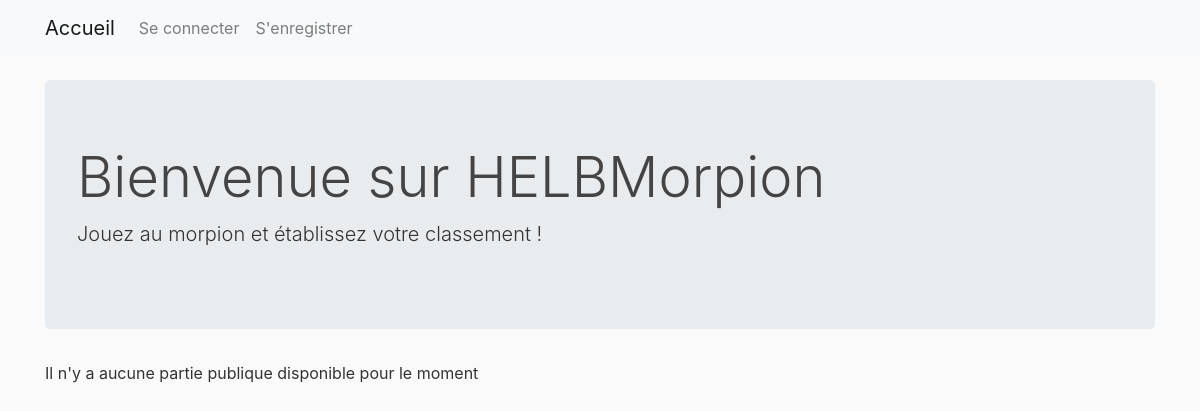
Before: / with the older database file.
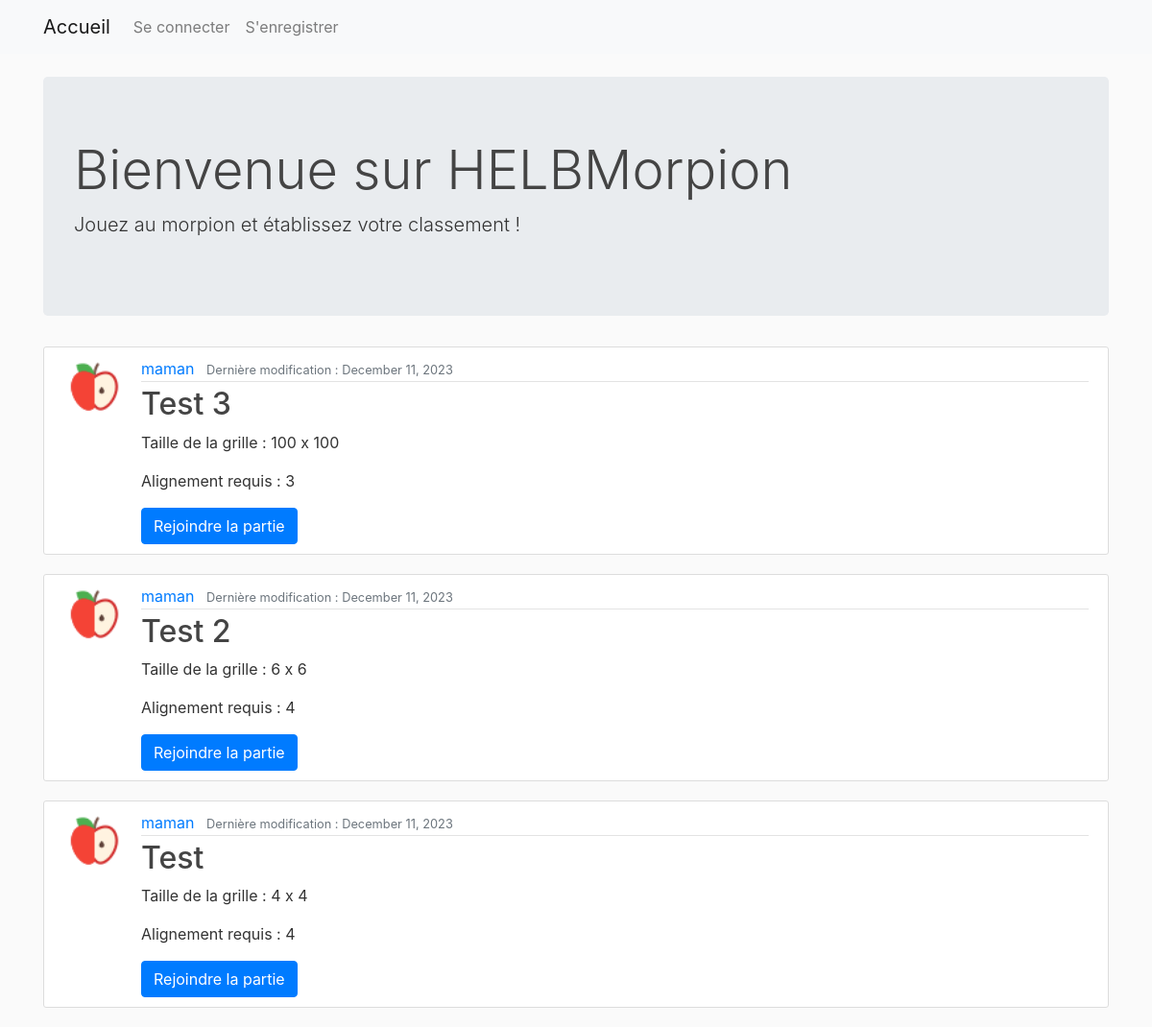
After: the same page with the newer database file.
### morpion/models.py (models this page shows, shortened)
class Game(models.Model):
    creator = models.ForeignKey(User, on_delete=models.CASCADE, related_name='games_created')
    player2 = models.ForeignKey(User, on_delete=models.SET_NULL, blank=True, null=True, related_name='joined_games')
    active_player = models.CharField(max_length=20, default='')
    winner = models.ForeignKey(User, on_delete=models.SET_NULL, null=True, blank=True, related_name='games_won')
    title = models.CharField(max_length=200)
    grid_size = models.PositiveIntegerField()
    alignment = models.PositiveIntegerField()
    STATUS_CHOICES = (
        ('waiting', 'Waiting'),
        ('started', 'Started'),
        ('completed', 'Completed'),
        ('abandoned', 'Abandoned')
    )
    status = models.CharField(max_length=10, choices=STATUS_CHOICES, default='waiting')
    created_at = models.DateField(auto_now_add=True)
    updated_at = models.DateTimeField(auto_now=True)
    is_private = models.BooleanField(default=False)
    access_code = models.CharField(max_length=6, blank=True, null=True)
    grid_data = models.JSONField(default=dict)

### users/models.py (models this page shows, shortened)
class Profile(models.Model):
    user = models.OneToOneField(User, on_delete=models.CASCADE)
    image = models.ImageField(default='default.png', upload_to='profile_pics')
    game_symbol = models.ImageField(default='default_symbol.png', upload_to='game_symbols')

### morpion/views.py (the view)
# urls.py: path('', GameListView.as_view(), name='morpion-home'),
class GameListView(ListView):
    model = Game
    template_name = 'morpion/home.html'
    context_object_name = 'games'
    paginate_by = 3
    def get_queryset(self):
        return Game.objects.filter(status="waiting").order_by('-updated_at')
    def get_context_data(self, **kwargs):
        context = super().get_context_data(**kwargs)
        context['title'] = 'Liste des parties publiques'
        return context

### morpion/templates/morpion/home.html (shortened to what this page needs)
{% extends "morpion/base.html" %}
{% block content %}
<div class="jumbotron">
    <h1 class="display-4">Bienvenue sur HELBMorpion</h1>
    <p class="lead">Jouez au morpion et établissez votre classement !</p>
</div>
{% if games %}
  {% for game in games %}
  <article class="media content-section">
   <img class="rounded-circle article-img" src="{{ game.creator.profile.image.url }}">
   <div class="media-body">
     <div class="article-metadata">
       <a class="mr-2" href="{% url 'user-games' game.creator.username %}">{{ game.creator }}</a>
       <small class="text-muted">Dernière modification : {{ game.updated_at|date:"F d, Y" }}</small>
     </div>
     <h2><a class="article-title" href="{% url 'game-detail' game.id %}">{{ game.title }}</a></h2>
     <p class="article-content">Taille de la grille : {{ game.grid_size }} x {{ game.grid_size }}</p>
     <p class="article-content">Alignement requis : {{ game.alignment }}</p>
     <a href="{% url 'confirm-join-game' game.id %}" class="btn btn-primary">Rejoindre la partie</a>
   </div>
  </article>
  {% endfor %}
{% else %}
  <p class="article-content">Il n'y a aucune partie publique disponible pour le moment</p>
{% endif %}
{% endblock %}

### morpion/templates/morpion/base.html (shortened to what this page needs)
{% load static %}
<!DOCTYPE html>
<html lang="en">
<head>
    <link rel="stylesheet" href="https://maxcdn.bootstrapcdn.com/bootstrap/4.5.2/css/bootstrap.min.css">
    <link rel="stylesheet" href="{% static 'css/main.css' %}">
</head>
<body>
    <nav class="navbar navbar-expand-lg navbar-light bg-light">
        <div class="container">
            <a class="navbar-brand" href="/">Accueil</a>
            <div class="collapse navbar-collapse" id="navbarNav">
                <div class="navbar-nav">
                    {% if user.is_authenticated %}
                    <a class="nav-item nav-link" href="{% url 'game-create' %}">Créer une partie</a>
                    <a class="nav-item nav-link" href="{% url 'profile' %}">Profil</a>
                    <div class="nav-item dropdown">
                        <a class="nav-link dropdown-toggle" href="#" id="navbarDropdown" role="button" data-toggle="dropdown" aria-haspopup="true" aria-expanded="false">
                            Stats
                        </a>
                        <div class="dropdown-menu" aria-labelledby="navbarDropdown">
                            <a class="dropdown-item" href="{% url 'activity-stats' %}">Activité</a>
                            <a class="dropdown-item" href="#">Classement</a>
                        </div>
                    </div>
                    {% if user.is_superuser %}
                    <a class="nav-item nav-link" href="/admin">Admin</a>
                    {% endif %}
                    <a class="nav-item nav-link" href="{% url 'logout' %}">Se déconnecter</a>
                    {% else %}
                    <a class="nav-item nav-link" href="{% url 'login' %}">Se connecter</a>
                    <a class="nav-item nav-link" href="{% url 'register' %}">S'enregistrer</a>
                    {% endif %}
                </div>
            </div>
        </div>
    </nav>
    <div class="container mt-4">
        {% block content %}{% endblock %}
    </div>
</body>
</html>

### morpion/static/css/main.css (style rules this page uses)
body { background: #fafafa; color: #333333; }
h1, h2, h3, h4, h5, h6 { color: #444444; }
.content-section { background: #ffffff; padding: 10px 20px; border: 1px solid #dddddd; border-radius: 3px; margin-bottom: 20px; }
.article-title { color: #444444; }
.article-content { white-space: pre-line; }
.article-img { height: 65px; width: 65px; margin-right: 16px; }
.article-metadata { padding-bottom: 1px; margin-bottom: 4px; border-bottom: 1px solid #e3e3e3 }

Changed rows visible on the page:
added Game: creator.profile.image (picture), creator "maman", updated_at "December 11, 2023", title "Test 3", grid_size "100", alignment "3"
added Game: creator.profile.image (picture), creator "maman", updated_at "December 11, 2023", title "Test 2", grid_size "6", alignment "4"
added Game: creator.profile.image (picture), creator "maman", updated_at "December 11, 2023", title "Test", grid_size "4", alignment "4"
Other visible differences:
text no longer shown: "Il n'y a aucune partie publique disponible pour le moment"
